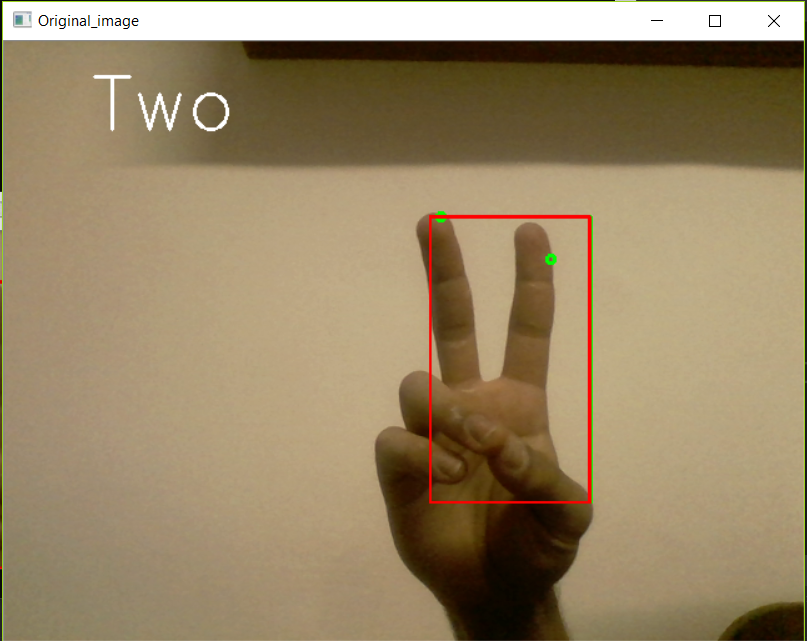
//> input picture FingerDetection/FingerDetection.png, 807 x 641 px, given in place of the camera
$ ./finger_detection   (built with g++ and OpenCV 4)
//> lines starting //> are read from the running program, lines starting //| are printed output that depends on the picture; after the words box and inside, x2 and y2 are one past the last pixel; in counts of white or black regions, pixels touching at a corner belong together
//Author Iancu Mihai-Ovidiu

#include "opencv2/imgproc/imgproc.hpp"
#include <opencv2/highgui/highgui.hpp>
#include <iostream>

using namespace cv;
using namespace std;

int main(int argc, const char** argv)
{
	Mat image;
	Mat image_threshold;
	Mat image_gray;
	Mat image_region;
	char destination[40];
	int count = 0;
	vector<vector<Point>> contours;
	vector<Vec4i> hierarchy;
	Point2f rect_point[4];

	VideoCapture cam(0);
	if (!cam.isOpened()) {
		cout << "" << endl;
		return -1;
	}

	namedWindow("Original image", CV_WINDOW_AUTOSIZE);
	namedWindow("Gray image", CV_WINDOW_AUTOSIZE);
	namedWindow("Thresholded image", CV_WINDOW_AUTOSIZE);
	namedWindow("Region of interes", CV_WINDOW_AUTOSIZE);

	while (1) {
		bool b = cam.read(image);
//> image is the input picture: 641 rows x 807 cols, CV_8UC3; mean B, G, R 102.5, 134.5, 153.3
		if (!b) {
			cout << "ERROR : cannot read" << endl;
			return -1;
		}
		Rect region_of_interes(340, 100, 270, 270);
		image_region = image(region_of_interes);
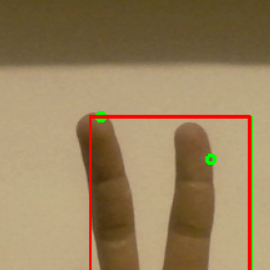
//> image_region: 270 rows x 270 cols, CV_8UC3; mean B, G, R 93.2, 129.2, 153.8
		cvtColor(image_region, image_gray, CV_RGB2GRAY);
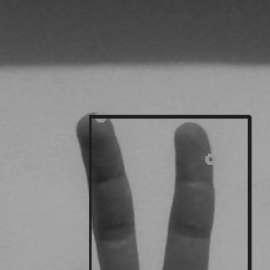
//> image_gray: 270 rows x 270 cols, CV_8UC1; min 29, max 167, mean 121.3

		GaussianBlur(image_gray, image_gray, Size(19, 19), 0.0, 0);
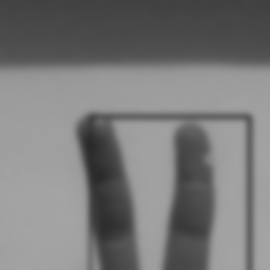
//> image_gray: 270 rows x 270 cols, CV_8UC1; min 42, max 164, mean 121.3
		threshold(image_gray, image_threshold, 0, 255, THRESH_BINARY_INV + THRESH_OTSU);
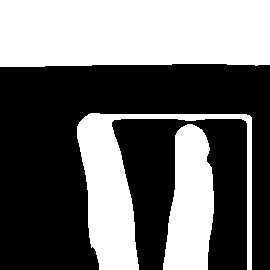
//> image_threshold: 270 rows x 270 cols, CV_8UC1; 42.7% white; 3 white regions
		findContours(image_threshold, contours, hierarchy, CV_RETR_EXTERNAL, CV_CHAIN_APPROX_SIMPLE, Point());
//> contours = 3 contours; box (x1, y1, x2, y2) and area: (0, 0, 270, 67) 17300, (77, 113, 252, 270) 7452, (163, 124, 214, 270) 5428

		if (contours.size()>0) {
			size_t index = -1;
			size_t size = 0;

			for (size_t i = 0; i < contours.size(); i++) {
				if (contours[i].size() > size) {
					size = contours[i].size();
					index = i;
				}
			}
//> this loop made 3 passes
//> size on passes 1 to 2: 86, 133
//> after the loop, size = 133; index = 1
			vector<vector<int>> hull(contours.size());
//> hull = 3 items
			vector<vector<Point>> hullPoint(contours.size());
//> hullPoint = 3 empty contours
			vector<vector<Vec4i>> defects(contours.size());
//> defects = 3 items
			vector<vector<Point>> defectPoint(contours.size());
//> defectPoint = 3 empty contours
			vector<vector<Point>> contours_poly(contours.size());
//> contours_poly = 3 empty contours
			vector<RotatedRect> minRect(contours.size());
			vector<Rect> boundRect(contours.size());

			for (size_t i = 0; i<contours.size(); i++) {
				if (contourArea(contours[i])>5000) {
					convexHull(contours[i], hull[i], true);
					convexityDefects(contours[i], hull[i], defects[i]);
					if (index == i) {
						minRect[i] = minAreaRect(contours[i]);
						for (size_t k = 0; k<hull[i].size(); k++) {
							int ind = hull[i][k];
							hullPoint[i].push_back(contours[i][ind]);
						}
						count = 0;

						for (size_t k = 0; k<defects[i].size(); k++) {
							if (defects[i][k][3]>13 * 256) {
								int p_start = defects[i][k][0];
								int p_end = defects[i][k][1];
								int p_far = defects[i][k][2];
								defectPoint[i].push_back(contours[i][p_far]);
								circle(image_region, contours[i][p_end], 3, Scalar(0, 255, 0), 2);
								count++;
							}
						}

						if (count == 1)
							strcpy(destination, "One");
						else if (count == 2)
							strcpy(destination, "Two");
						else if (count == 3)
							strcpy(destination, "Three");
						else if (count == 4)
							strcpy(destination, "Four");
						else if (count == 5)
							strcpy(destination, "Five");
						else
							strcpy(destination, "No finger detected");

						putText(image, destination, Point(70, 70), CV_FONT_HERSHEY_SIMPLEX, 2, Scalar(255, 255, 255), 2, 8, false);
						approxPolyDP(contours[i], contours_poly[i], 3, false);
						boundRect[i] = boundingRect(contours_poly[i]);
						rectangle(image_region, boundRect[i].tl(), boundRect[i].br(), Scalar(0, 255, 0), 2, 8, 0);
						minRect[i].points(rect_point);
						for (size_t k = 0; k<4; k++) {
							line(image_region, rect_point[k], rect_point[(k + 1) % 4], Scalar(0, 0, 255), 2, 8);
						}
					}
				}
			}
//> this loop made 3 passes
//> count on pass 2: 1
//> pass 2, `putText(image, destination, Point(70, 70), CV_FONT_HERSHEY_SIMPLEX, 2,..`:
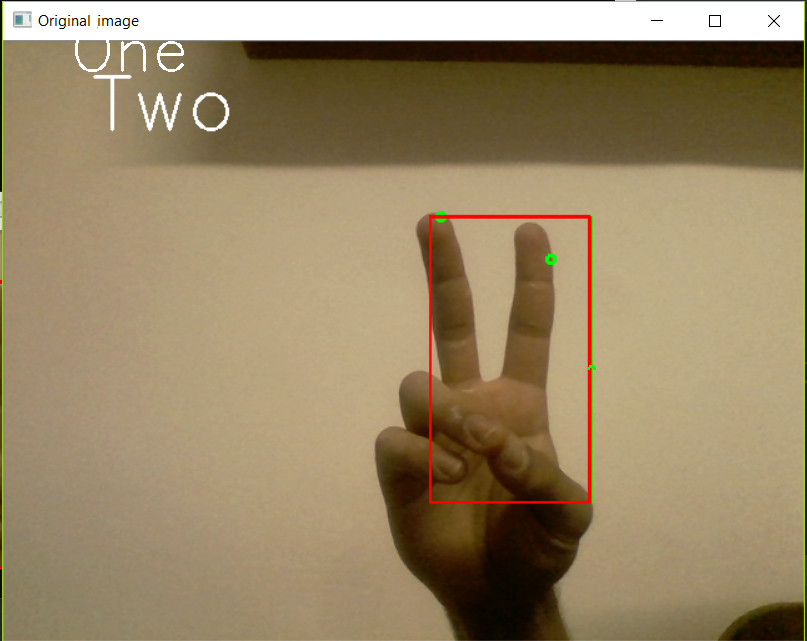
//> image: 641 rows x 807 cols, CV_8UC3; 0.15% of pixels changed, all inside (x1, y1, x2, y2) = (75, 27, 596, 370)
//> after the loop:
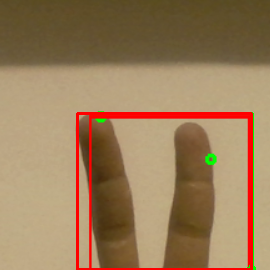
//> image_region: 270 rows x 270 cols, CV_8UC3; 2.49% of pixels changed, all inside (x1, y1, x2, y2) = (76, 112, 256, 270)
//> after the loop:
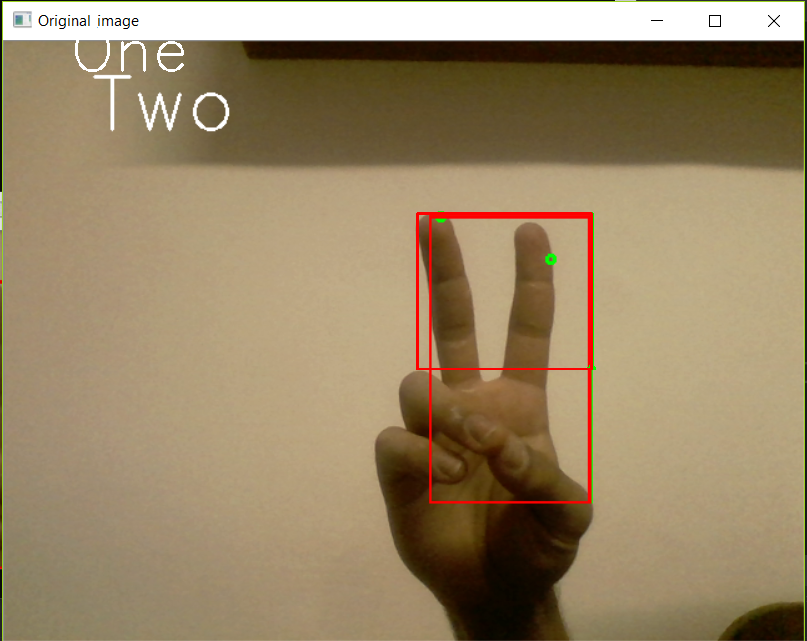
//> image: 641 rows x 807 cols, CV_8UC3; 0.35% of pixels changed, all inside (x1, y1, x2, y2) = (416, 212, 594, 370)
//> after the loop, hullPoint = 3 entries, 1 filled: 1 contour; box (x1, y1, x2, y2) and area: (77, 113, 252, 270) 25876; count = 1; defectPoint = 3 entries, 1 filled: 1 contour, all with area under 20; destination = "One"
			imshow("Original_image", image);
			imshow("Gray_image", image_gray);
			imshow("Thresholded_image", image_threshold);
			imshow("Region of interes", image_region);
			if (waitKey(1) == 27) {
//> the Esc key is pressed
//> (the run ends here: the program exits with an error code, at `return -1;`)
